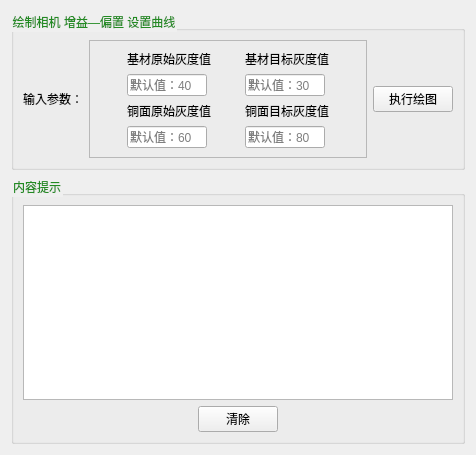
<?xml version="1.0" encoding="UTF-8"?>
<ui version="4.0">
 <class>Form</class>
 <widget class="QWidget" name="Form">
  <property name="geometry">
   <rect>
    <x>0</x>
    <y>0</y>
    <width>476</width>
    <height>455</height>
   </rect>
  </property>
  <property name="windowTitle">
   <string>绘图小工具</string>
  </property>
  <property name="styleSheet">
   <string notr="true">QGroupBox{ 
    color: #228B22 ;
    font-size:12px;
}
</string>
  </property>
  <layout class="QVBoxLayout" name="verticalLayout">
   <item>
    <widget class="QGroupBox" name="groupBox_2">
     <property name="sizePolicy">
      <sizepolicy hsizetype="Minimum" vsizetype="Fixed">
       <horstretch>0</horstretch>
       <verstretch>0</verstretch>
      </sizepolicy>
     </property>
     <property name="styleSheet">
      <string notr="true">QPushButton:hover { color: red }</string>
     </property>
     <property name="title">
      <string>绘制相机 增益—偏置 设置曲线</string>
     </property>
     <layout class="QHBoxLayout" name="horizontalLayout">
      <item>
       <widget class="QLabel" name="label_4">
        <property name="sizePolicy">
         <sizepolicy hsizetype="Preferred" vsizetype="Preferred">
          <horstretch>1</horstretch>
          <verstretch>0</verstretch>
         </sizepolicy>
        </property>
        <property name="minimumSize">
         <size>
          <width>0</width>
          <height>40</height>
         </size>
        </property>
        <property name="maximumSize">
         <size>
          <width>60</width>
          <height>16777215</height>
         </size>
        </property>
        <property name="text">
         <string>输入参数：</string>
        </property>
       </widget>
      </item>
      <item>
       <widget class="QFrame" name="frame">
        <property name="frameShape">
         <enum>QFrame::StyledPanel</enum>
        </property>
        <property name="frameShadow">
         <enum>QFrame::Raised</enum>
        </property>
        <layout class="QGridLayout" name="gridLayout">
         <item row="1" column="0">
          <widget class="QLabel" name="label_3">
           <property name="sizePolicy">
            <sizepolicy hsizetype="Fixed" vsizetype="Preferred">
             <horstretch>0</horstretch>
             <verstretch>0</verstretch>
            </sizepolicy>
           </property>
           <property name="text">
            <string>基材原始灰度值</string>
           </property>
          </widget>
         </item>
         <item row="4" column="1">
          <widget class="QLabel" name="label_2">
           <property name="sizePolicy">
            <sizepolicy hsizetype="Fixed" vsizetype="Preferred">
             <horstretch>0</horstretch>
             <verstretch>0</verstretch>
            </sizepolicy>
           </property>
           <property name="text">
            <string>铜面目标灰度值</string>
           </property>
          </widget>
         </item>
         <item row="5" column="1">
          <widget class="QLineEdit" name="Gc_tEdit">
           <property name="sizePolicy">
            <sizepolicy hsizetype="Preferred" vsizetype="Fixed">
             <horstretch>1</horstretch>
             <verstretch>0</verstretch>
            </sizepolicy>
           </property>
           <property name="maximumSize">
            <size>
             <width>80</width>
             <height>16777215</height>
            </size>
           </property>
           <property name="placeholderText">
            <string>默认值：80</string>
           </property>
          </widget>
         </item>
         <item row="2" column="0">
          <widget class="QLineEdit" name="GlEdit">
           <property name="sizePolicy">
            <sizepolicy hsizetype="Preferred" vsizetype="Fixed">
             <horstretch>1</horstretch>
             <verstretch>0</verstretch>
            </sizepolicy>
           </property>
           <property name="maximumSize">
            <size>
             <width>80</width>
             <height>16777215</height>
            </size>
           </property>
           <property name="placeholderText">
            <string>默认值：40</string>
           </property>
          </widget>
         </item>
         <item row="1" column="1">
          <widget class="QLabel" name="label_5">
           <property name="sizePolicy">
            <sizepolicy hsizetype="Fixed" vsizetype="Preferred">
             <horstretch>0</horstretch>
             <verstretch>0</verstretch>
            </sizepolicy>
           </property>
           <property name="text">
            <string>基材目标灰度值</string>
           </property>
          </widget>
         </item>
         <item row="2" column="1">
          <widget class="QLineEdit" name="Gl_tEdit">
           <property name="sizePolicy">
            <sizepolicy hsizetype="Preferred" vsizetype="Fixed">
             <horstretch>1</horstretch>
             <verstretch>0</verstretch>
            </sizepolicy>
           </property>
           <property name="maximumSize">
            <size>
             <width>80</width>
             <height>16777215</height>
            </size>
           </property>
           <property name="placeholderText">
            <string>默认值：30</string>
           </property>
          </widget>
         </item>
         <item row="4" column="0">
          <widget class="QLabel" name="label">
           <property name="sizePolicy">
            <sizepolicy hsizetype="Fixed" vsizetype="Preferred">
             <horstretch>0</horstretch>
             <verstretch>0</verstretch>
            </sizepolicy>
           </property>
           <property name="text">
            <string>铜面原始灰度值</string>
           </property>
          </widget>
         </item>
         <item row="5" column="0">
          <widget class="QLineEdit" name="GcEdit">
           <property name="sizePolicy">
            <sizepolicy hsizetype="Preferred" vsizetype="Fixed">
             <horstretch>1</horstretch>
             <verstretch>0</verstretch>
            </sizepolicy>
           </property>
           <property name="maximumSize">
            <size>
             <width>80</width>
             <height>16777215</height>
            </size>
           </property>
           <property name="placeholderText">
            <string>默认值：60</string>
           </property>
          </widget>
         </item>
        </layout>
       </widget>
      </item>
      <item>
       <widget class="QPushButton" name="drawbutoon">
        <property name="text">
         <string>执行绘图</string>
        </property>
       </widget>
      </item>
     </layout>
    </widget>
   </item>
   <item>
    <widget class="QGroupBox" name="groupBox_4">
     <property name="styleSheet">
      <string notr="true">QPushButton:hover { color: red }</string>
     </property>
     <property name="title">
      <string>内容提示</string>
     </property>
     <layout class="QVBoxLayout" name="verticalLayout_4">
      <item>
       <widget class="QTextBrowser" name="textBrowser"/>
      </item>
      <item>
       <layout class="QHBoxLayout" name="horizontalLayout_4">
        <item>
         <spacer name="horizontalSpacer_8">
          <property name="orientation">
           <enum>Qt::Horizontal</enum>
          </property>
          <property name="sizeHint" stdset="0">
           <size>
            <width>40</width>
            <height>20</height>
           </size>
          </property>
         </spacer>
        </item>
        <item>
         <widget class="QPushButton" name="clearbutoon">
          <property name="text">
           <string>清除</string>
          </property>
         </widget>
        </item>
        <item>
         <spacer name="horizontalSpacer_9">
          <property name="orientation">
           <enum>Qt::Horizontal</enum>
          </property>
          <property name="sizeHint" stdset="0">
           <size>
            <width>40</width>
            <height>20</height>
           </size>
          </property>
         </spacer>
        </item>
       </layout>
      </item>
     </layout>
    </widget>
   </item>
  </layout>
 </widget>
 <resources/>
 <connections/>
</ui>
